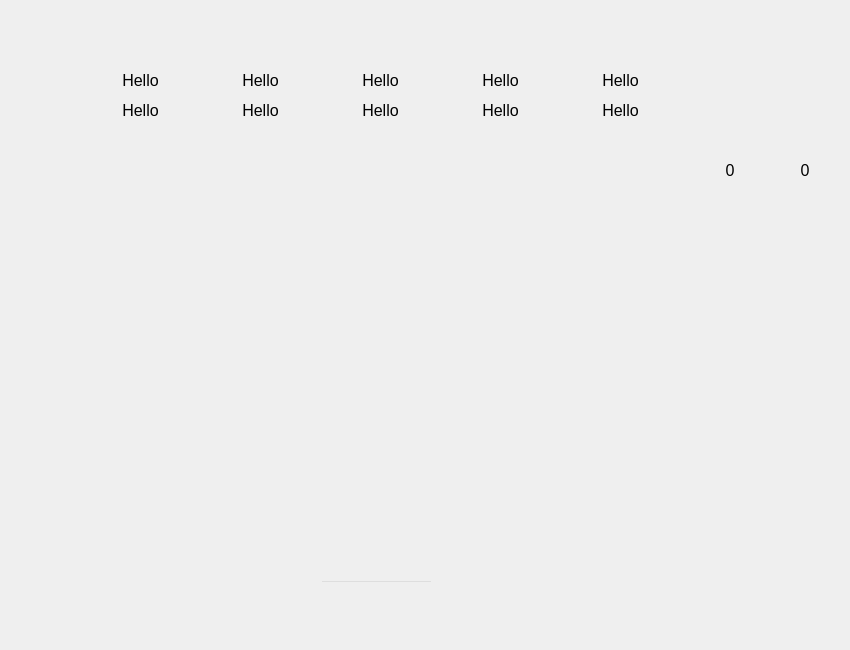
<?xml version="1.0" encoding="UTF-8"?>
<ui version="4.0">
 <class>MainWindow</class>
 <widget class="QMainWindow" name="MainWindow">
  <property name="geometry">
   <rect>
    <x>0</x>
    <y>0</y>
    <width>850</width>
    <height>650</height>
   </rect>
  </property>
  <property name="minimumSize">
   <size>
    <width>850</width>
    <height>650</height>
   </size>
  </property>
  <property name="maximumSize">
   <size>
    <width>850</width>
    <height>650</height>
   </size>
  </property>
  <property name="windowTitle">
   <string>Fast typing | 1 player</string>
  </property>
  <property name="styleSheet">
   <string notr="true">background-image: url(:/backgrounds/MainWindow.png);</string>
  </property>
  <widget class="QWidget" name="centralWidget">
   <property name="enabled">
    <bool>true</bool>
   </property>
   <property name="minimumSize">
    <size>
     <width>850</width>
     <height>650</height>
    </size>
   </property>
   <property name="maximumSize">
    <size>
     <width>850</width>
     <height>650</height>
    </size>
   </property>
   <property name="styleSheet">
    <string notr="true">background-color: rgba(255, 255, 255, 0);</string>
   </property>
   <widget class="QLineEdit" name="lineEdit">
    <property name="geometry">
     <rect>
      <x>320</x>
      <y>580</y>
      <width>113</width>
      <height>25</height>
     </rect>
    </property>
    <property name="font">
     <font>
      <pointsize>12</pointsize>
     </font>
    </property>
    <property name="styleSheet">
     <string notr="true">background-color: rgba(0, 0, 0, 0);</string>
    </property>
    <property name="alignment">
     <set>Qt::AlignCenter</set>
    </property>
    <property name="textColor" stdset="0">
     <color>
      <red>245</red>
      <green>254</green>
      <blue>0</blue>
     </color>
    </property>
   </widget>
   <widget class="QLabel" name="label">
    <property name="geometry">
     <rect>
      <x>210</x>
      <y>70</y>
      <width>101</width>
      <height>20</height>
     </rect>
    </property>
    <property name="sizePolicy">
     <sizepolicy hsizetype="Minimum" vsizetype="Preferred">
      <horstretch>0</horstretch>
      <verstretch>0</verstretch>
     </sizepolicy>
    </property>
    <property name="font">
     <font>
      <pointsize>12</pointsize>
     </font>
    </property>
    <property name="styleSheet">
     <string notr="true">color: black;
background-color: rgba(255, 255, 255, 0);</string>
    </property>
    <property name="text">
     <string>Hello</string>
    </property>
    <property name="alignment">
     <set>Qt::AlignCenter</set>
    </property>
   </widget>
   <widget class="QLabel" name="label_2">
    <property name="geometry">
     <rect>
      <x>90</x>
      <y>70</y>
      <width>101</width>
      <height>20</height>
     </rect>
    </property>
    <property name="sizePolicy">
     <sizepolicy hsizetype="Minimum" vsizetype="Preferred">
      <horstretch>0</horstretch>
      <verstretch>0</verstretch>
     </sizepolicy>
    </property>
    <property name="font">
     <font>
      <pointsize>12</pointsize>
     </font>
    </property>
    <property name="styleSheet">
     <string notr="true">color: black;
background-color: rgba(255, 255, 255, 0);</string>
    </property>
    <property name="text">
     <string>Hello</string>
    </property>
    <property name="alignment">
     <set>Qt::AlignCenter</set>
    </property>
   </widget>
   <widget class="QLabel" name="label_3">
    <property name="geometry">
     <rect>
      <x>330</x>
      <y>70</y>
      <width>101</width>
      <height>20</height>
     </rect>
    </property>
    <property name="sizePolicy">
     <sizepolicy hsizetype="Minimum" vsizetype="Preferred">
      <horstretch>0</horstretch>
      <verstretch>0</verstretch>
     </sizepolicy>
    </property>
    <property name="font">
     <font>
      <pointsize>12</pointsize>
     </font>
    </property>
    <property name="styleSheet">
     <string notr="true">color: black;
background-color: rgba(255, 255, 255, 0);</string>
    </property>
    <property name="text">
     <string>Hello</string>
    </property>
    <property name="alignment">
     <set>Qt::AlignCenter</set>
    </property>
   </widget>
   <widget class="QLabel" name="label_4">
    <property name="geometry">
     <rect>
      <x>450</x>
      <y>70</y>
      <width>101</width>
      <height>20</height>
     </rect>
    </property>
    <property name="sizePolicy">
     <sizepolicy hsizetype="Minimum" vsizetype="Preferred">
      <horstretch>0</horstretch>
      <verstretch>0</verstretch>
     </sizepolicy>
    </property>
    <property name="font">
     <font>
      <pointsize>12</pointsize>
     </font>
    </property>
    <property name="styleSheet">
     <string notr="true">color: black;
background-color: rgba(255, 255, 255, 0);</string>
    </property>
    <property name="text">
     <string>Hello</string>
    </property>
    <property name="alignment">
     <set>Qt::AlignCenter</set>
    </property>
   </widget>
   <widget class="QLabel" name="label_5">
    <property name="geometry">
     <rect>
      <x>570</x>
      <y>70</y>
      <width>101</width>
      <height>20</height>
     </rect>
    </property>
    <property name="sizePolicy">
     <sizepolicy hsizetype="Minimum" vsizetype="Preferred">
      <horstretch>0</horstretch>
      <verstretch>0</verstretch>
     </sizepolicy>
    </property>
    <property name="font">
     <font>
      <pointsize>12</pointsize>
     </font>
    </property>
    <property name="autoFillBackground">
     <bool>false</bool>
    </property>
    <property name="styleSheet">
     <string notr="true">color: black;
background-color: rgba(255, 255, 255, 0);</string>
    </property>
    <property name="text">
     <string>Hello</string>
    </property>
    <property name="alignment">
     <set>Qt::AlignCenter</set>
    </property>
   </widget>
   <widget class="QLabel" name="time">
    <property name="geometry">
     <rect>
      <x>790</x>
      <y>160</y>
      <width>30</width>
      <height>20</height>
     </rect>
    </property>
    <property name="font">
     <font>
      <pointsize>12</pointsize>
     </font>
    </property>
    <property name="styleSheet">
     <string notr="true"/>
    </property>
    <property name="text">
     <string>0</string>
    </property>
    <property name="alignment">
     <set>Qt::AlignCenter</set>
    </property>
   </widget>
   <widget class="QLabel" name="points">
    <property name="geometry">
     <rect>
      <x>700</x>
      <y>160</y>
      <width>60</width>
      <height>20</height>
     </rect>
    </property>
    <property name="font">
     <font>
      <pointsize>12</pointsize>
     </font>
    </property>
    <property name="styleSheet">
     <string notr="true"/>
    </property>
    <property name="text">
     <string>0</string>
    </property>
    <property name="alignment">
     <set>Qt::AlignCenter</set>
    </property>
   </widget>
   <widget class="QLabel" name="label_6">
    <property name="geometry">
     <rect>
      <x>90</x>
      <y>100</y>
      <width>101</width>
      <height>20</height>
     </rect>
    </property>
    <property name="sizePolicy">
     <sizepolicy hsizetype="Minimum" vsizetype="Preferred">
      <horstretch>0</horstretch>
      <verstretch>0</verstretch>
     </sizepolicy>
    </property>
    <property name="font">
     <font>
      <pointsize>12</pointsize>
     </font>
    </property>
    <property name="autoFillBackground">
     <bool>false</bool>
    </property>
    <property name="styleSheet">
     <string notr="true">color: black;
background-color: rgba(255, 255, 255, 0);</string>
    </property>
    <property name="text">
     <string>Hello</string>
    </property>
    <property name="alignment">
     <set>Qt::AlignCenter</set>
    </property>
   </widget>
   <widget class="QLabel" name="label_7">
    <property name="geometry">
     <rect>
      <x>210</x>
      <y>100</y>
      <width>101</width>
      <height>20</height>
     </rect>
    </property>
    <property name="sizePolicy">
     <sizepolicy hsizetype="Minimum" vsizetype="Preferred">
      <horstretch>0</horstretch>
      <verstretch>0</verstretch>
     </sizepolicy>
    </property>
    <property name="font">
     <font>
      <pointsize>12</pointsize>
     </font>
    </property>
    <property name="autoFillBackground">
     <bool>false</bool>
    </property>
    <property name="styleSheet">
     <string notr="true">color: black;
background-color: rgba(255, 255, 255, 0);</string>
    </property>
    <property name="text">
     <string>Hello</string>
    </property>
    <property name="alignment">
     <set>Qt::AlignCenter</set>
    </property>
   </widget>
   <widget class="QLabel" name="label_8">
    <property name="geometry">
     <rect>
      <x>330</x>
      <y>100</y>
      <width>101</width>
      <height>20</height>
     </rect>
    </property>
    <property name="sizePolicy">
     <sizepolicy hsizetype="Minimum" vsizetype="Preferred">
      <horstretch>0</horstretch>
      <verstretch>0</verstretch>
     </sizepolicy>
    </property>
    <property name="font">
     <font>
      <pointsize>12</pointsize>
     </font>
    </property>
    <property name="autoFillBackground">
     <bool>false</bool>
    </property>
    <property name="styleSheet">
     <string notr="true">color: black;
background-color: rgba(255, 255, 255, 0);</string>
    </property>
    <property name="text">
     <string>Hello</string>
    </property>
    <property name="alignment">
     <set>Qt::AlignCenter</set>
    </property>
   </widget>
   <widget class="QLabel" name="label_9">
    <property name="geometry">
     <rect>
      <x>450</x>
      <y>100</y>
      <width>101</width>
      <height>20</height>
     </rect>
    </property>
    <property name="sizePolicy">
     <sizepolicy hsizetype="Minimum" vsizetype="Preferred">
      <horstretch>0</horstretch>
      <verstretch>0</verstretch>
     </sizepolicy>
    </property>
    <property name="font">
     <font>
      <pointsize>12</pointsize>
     </font>
    </property>
    <property name="autoFillBackground">
     <bool>false</bool>
    </property>
    <property name="styleSheet">
     <string notr="true">color: black;
background-color: rgba(255, 255, 255, 0);</string>
    </property>
    <property name="text">
     <string>Hello</string>
    </property>
    <property name="alignment">
     <set>Qt::AlignCenter</set>
    </property>
   </widget>
   <widget class="QLabel" name="label_10">
    <property name="geometry">
     <rect>
      <x>570</x>
      <y>100</y>
      <width>101</width>
      <height>20</height>
     </rect>
    </property>
    <property name="sizePolicy">
     <sizepolicy hsizetype="Minimum" vsizetype="Preferred">
      <horstretch>0</horstretch>
      <verstretch>0</verstretch>
     </sizepolicy>
    </property>
    <property name="font">
     <font>
      <pointsize>12</pointsize>
     </font>
    </property>
    <property name="autoFillBackground">
     <bool>false</bool>
    </property>
    <property name="styleSheet">
     <string notr="true">color: black;
background-color: rgba(255, 255, 255, 0);</string>
    </property>
    <property name="text">
     <string>Hello</string>
    </property>
    <property name="alignment">
     <set>Qt::AlignCenter</set>
    </property>
   </widget>
   <widget class="Line" name="line">
    <property name="geometry">
     <rect>
      <x>80</x>
      <y>550</y>
      <width>600</width>
      <height>20</height>
     </rect>
    </property>
    <property name="minimumSize">
     <size>
      <width>600</width>
      <height>20</height>
     </size>
    </property>
    <property name="maximumSize">
     <size>
      <width>600</width>
      <height>20</height>
     </size>
    </property>
    <property name="font">
     <font>
      <pointsize>1</pointsize>
     </font>
    </property>
    <property name="styleSheet">
     <string notr="true">background-image: url(:/backgrounds/Line.png);</string>
    </property>
    <property name="orientation">
     <enum>Qt::Horizontal</enum>
    </property>
   </widget>
  </widget>
 </widget>
 <layoutdefault spacing="6" margin="11"/>
 <resources/>
 <connections/>
</ui>
